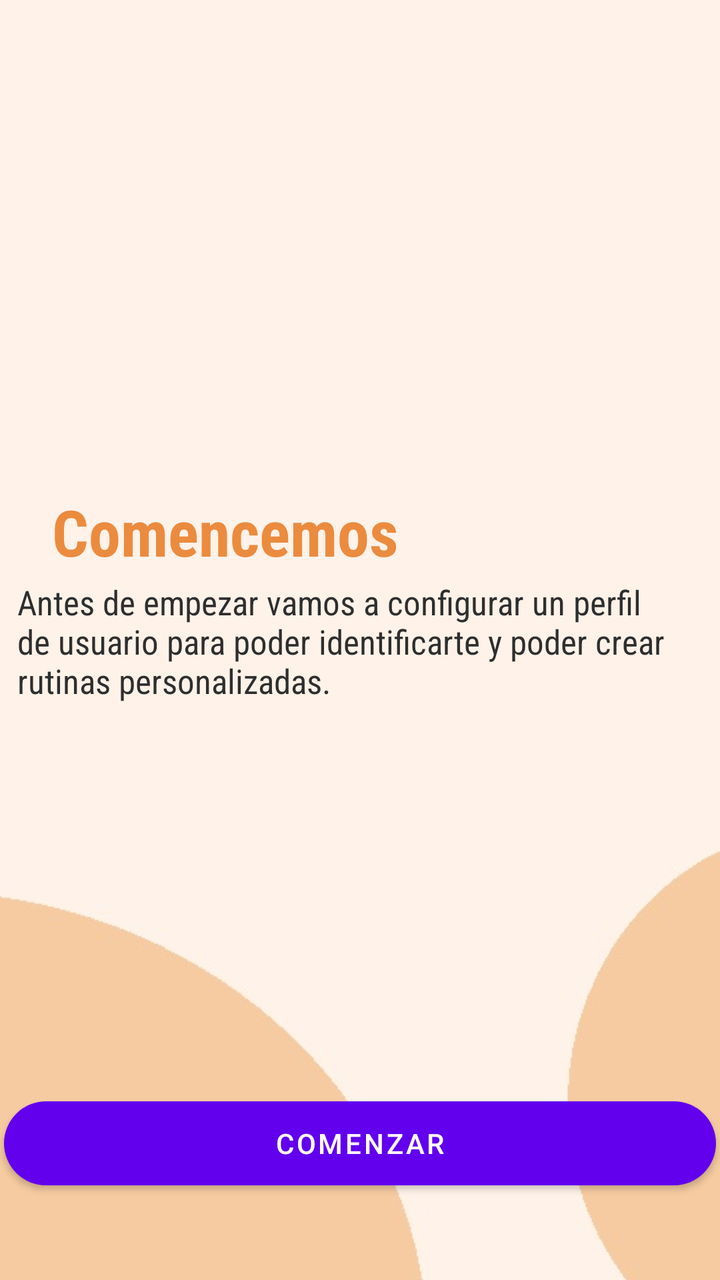
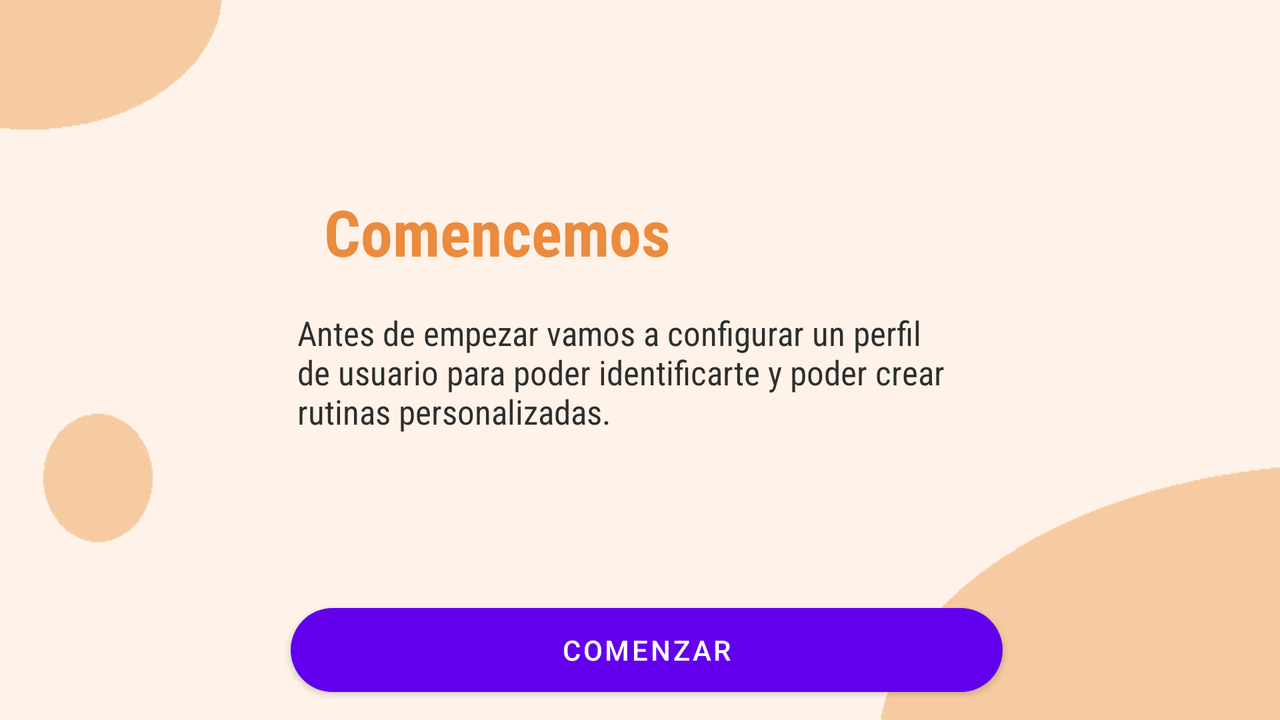

Compare how this app lays out the same screen by default and in its alternative resource folder. The renders come first, then the two layout files and the values they reference.
<!-- AndroidManifest.xml: application theme Theme.PruebaMonigote -->
<!-- res/layout/actividad_registro1.xml -->
<?xml version="1.0" encoding="utf-8"?>
<androidx.constraintlayout.widget.ConstraintLayout xmlns:android="http://schemas.android.com/apk/res/android"
    xmlns:app="http://schemas.android.com/apk/res-auto"
    xmlns:tools="http://schemas.android.com/tools"
    android:layout_width="match_parent"
    android:layout_height="match_parent"
    tools:context=".ActividadRegistro1"
    android:background="@drawable/fondologin2">

    <TextView
        android:id="@+id/tv1"
        style="@style/f_gc_s"
        android:layout_width="343dp"
        android:layout_height="89dp"
        android:text="@string/str8"
        app:layout_constraintBottom_toBottomOf="parent"
        app:layout_constraintEnd_toEndOf="parent"
        app:layout_constraintStart_toStartOf="parent"
        app:layout_constraintTop_toTopOf="parent"
        app:layout_constraintVertical_bias="0.526" />

    <TextView
        android:id="@+id/tv2"
        style="@style/f_n_l_b"
        android:layout_width="wrap_content"
        android:layout_height="wrap_content"
        android:text="@string/str7"
        app:layout_constraintBottom_toBottomOf="parent"
        app:layout_constraintEnd_toEndOf="parent"
        app:layout_constraintHorizontal_bias="0.14"
        app:layout_constraintStart_toStartOf="parent"
        app:layout_constraintTop_toTopOf="parent"
        app:layout_constraintVertical_bias="0.409" />

    <Button
        android:id="@+id/btnAnndirRutina"
        android:layout_width="356dp"
        android:layout_height="42dp"
        android:background="@drawable/round_btn_naranja"
        android:onClick="continuar"
        android:text="@string/str5"
        android:textColor="#FFFFFF"
        app:layout_constraintBottom_toBottomOf="parent"
        app:layout_constraintEnd_toEndOf="parent"
        app:layout_constraintHorizontal_bias="0.509"
        app:layout_constraintStart_toStartOf="parent"
        app:layout_constraintTop_toTopOf="parent"
        app:layout_constraintVertical_bias="0.921" />

</androidx.constraintlayout.widget.ConstraintLayout>
<!-- resources referenced by this layout -->
<resources>
  <!-- drawable fondologin2: jpg bitmap (drawable, 20359 bytes) -->
  <!-- drawable round_btn_naranja (drawable) -->
  <?xml version="1.0" encoding="utf-8"?>
  <shape xmlns:android="http://schemas.android.com/apk/res/android">
      <solid android:color="@color/naranjaMasOscuro"/>
          <corners android:radius="45dp" />
  </shape>
  <string name="str5">Comenzar</string>
  <string name="str7">Comencemos</string>
  <string name="str8">Antes de empezar vamos a configurar un perfil de usuario para poder identificarte y poder crear rutinas personalizadas.</string>
  <style name="f_gc_s">
          <item name="android:fontFamily">sans-serif-condensed</item>
          <item name="android:textColor">#2E2E2E</item>
          <item name="android:textSize">17dp</item>
      </style>
  <style name="f_n_l_b">
          <item name="android:fontFamily">sans-serif-condensed</item>
          <item name="android:textColor">#EB8B3E</item>
          <item name="android:textSize">32dp</item>
          <item name="android:textStyle">bold</item>
      </style>
  <style name="Theme.PruebaMonigote" parent="Theme.MaterialComponents.DayNight.NoActionBar">
          
          <item name="colorPrimary">@color/purple_500</item>
          <item name="colorPrimaryVariant">@color/purple_700</item>
          <item name="colorOnPrimary">@color/white</item>
          
          <item name="colorSecondary">@color/teal_200</item>
          <item name="colorSecondaryVariant">@color/teal_700</item>
          <item name="colorOnSecondary">@color/black</item>
          
          <item name="android:statusBarColor">?attr/colorPrimaryVariant</item>
          
      </style>
  <color name="naranjaMasOscuro">#EB8B3E</color>
  <color name="purple_500">#FF6200EE</color>
  <color name="purple_700">#EB8B3E</color>
  <color name="white">#FFFFFFFF</color>
  <color name="teal_200">#EB8B3E</color>
  <color name="teal_700">#EB8B3E</color>
  <color name="black">#FF000000</color>
</resources>
<!-- res/layout-land/actividad_registro1.xml (the repository's variant of the layout above) -->
<!-- drawn on the phone turned sideways -->
<?xml version="1.0" encoding="utf-8"?>
<androidx.constraintlayout.widget.ConstraintLayout xmlns:android="http://schemas.android.com/apk/res/android"
    xmlns:app="http://schemas.android.com/apk/res-auto"
    xmlns:tools="http://schemas.android.com/tools"
    android:layout_width="match_parent"
    android:layout_height="match_parent"
    android:background="@drawable/backgroundland">

    <TextView
        android:id="@+id/tv1"
        style="@style/f_gc_s"
        android:layout_width="343dp"
        android:layout_height="89dp"
        android:layout_marginBottom="60dp"
        android:text="@string/str8"
        app:layout_constraintBottom_toTopOf="@+id/btnAnndirRutina"
        app:layout_constraintEnd_toEndOf="parent"
        app:layout_constraintStart_toStartOf="parent" />

    <TextView
        android:id="@+id/tv2"
        style="@style/f_n_l_b"
        android:layout_width="wrap_content"
        android:layout_height="wrap_content"
        android:text="@string/str7"
        app:layout_constraintBottom_toTopOf="@+id/tv1"
        app:layout_constraintEnd_toEndOf="parent"
        app:layout_constraintHorizontal_bias="0.347"
        app:layout_constraintStart_toStartOf="parent"
        app:layout_constraintTop_toTopOf="parent"
        app:layout_constraintVertical_bias="0.843" />

    <Button
        android:id="@+id/btnAnndirRutina"
        android:layout_width="356dp"
        android:layout_height="42dp"
        android:background="@drawable/round_btn_naranja"
        android:onClick="continuar"
        android:text="@string/str5"
        android:textColor="#FFFFFF"
        app:layout_constraintBottom_toBottomOf="parent"
        app:layout_constraintEnd_toEndOf="parent"
        app:layout_constraintHorizontal_bias="0.512"
        app:layout_constraintStart_toStartOf="parent"
        app:layout_constraintTop_toTopOf="parent"
        app:layout_constraintVertical_bias="0.956"/>

</androidx.constraintlayout.widget.ConstraintLayout>
<!-- resources referenced by the variant -->
<!-- as the phone turned sideways resolves them -->
<resources>
  <!-- drawable backgroundland: png bitmap (drawable, 4431 bytes) -->
  <!-- drawable round_btn_naranja (drawable) -->
  <?xml version="1.0" encoding="utf-8"?>
  <shape xmlns:android="http://schemas.android.com/apk/res/android">
      <solid android:color="@color/naranjaMasOscuro"/>
          <corners android:radius="45dp" />
  </shape>
  <string name="str5">Comenzar</string>
  <string name="str7">Comencemos</string>
  <string name="str8">Antes de empezar vamos a configurar un perfil de usuario para poder identificarte y poder crear rutinas personalizadas.</string>
  <style name="f_gc_s">
          <item name="android:fontFamily">sans-serif-condensed</item>
          <item name="android:textColor">#2E2E2E</item>
          <item name="android:textSize">17dp</item>
      </style>
  <style name="f_n_l_b">
          <item name="android:fontFamily">sans-serif-condensed</item>
          <item name="android:textColor">#EB8B3E</item>
          <item name="android:textSize">32dp</item>
          <item name="android:textStyle">bold</item>
      </style>
  <style name="Theme.PruebaMonigote" parent="Theme.MaterialComponents.DayNight.NoActionBar">
          
          <item name="colorPrimary">@color/purple_500</item>
          <item name="colorPrimaryVariant">@color/purple_700</item>
          <item name="colorOnPrimary">@color/white</item>
          
          <item name="colorSecondary">@color/teal_200</item>
          <item name="colorSecondaryVariant">@color/teal_700</item>
          <item name="colorOnSecondary">@color/black</item>
          
          <item name="android:statusBarColor">?attr/colorPrimaryVariant</item>
          
      </style>
  <color name="naranjaMasOscuro">#EB8B3E</color>
  <color name="purple_500">#FF6200EE</color>
  <color name="purple_700">#EB8B3E</color>
  <color name="white">#FFFFFFFF</color>
  <color name="teal_200">#EB8B3E</color>
  <color name="teal_700">#EB8B3E</color>
  <color name="black">#FF000000</color>
</resources>
